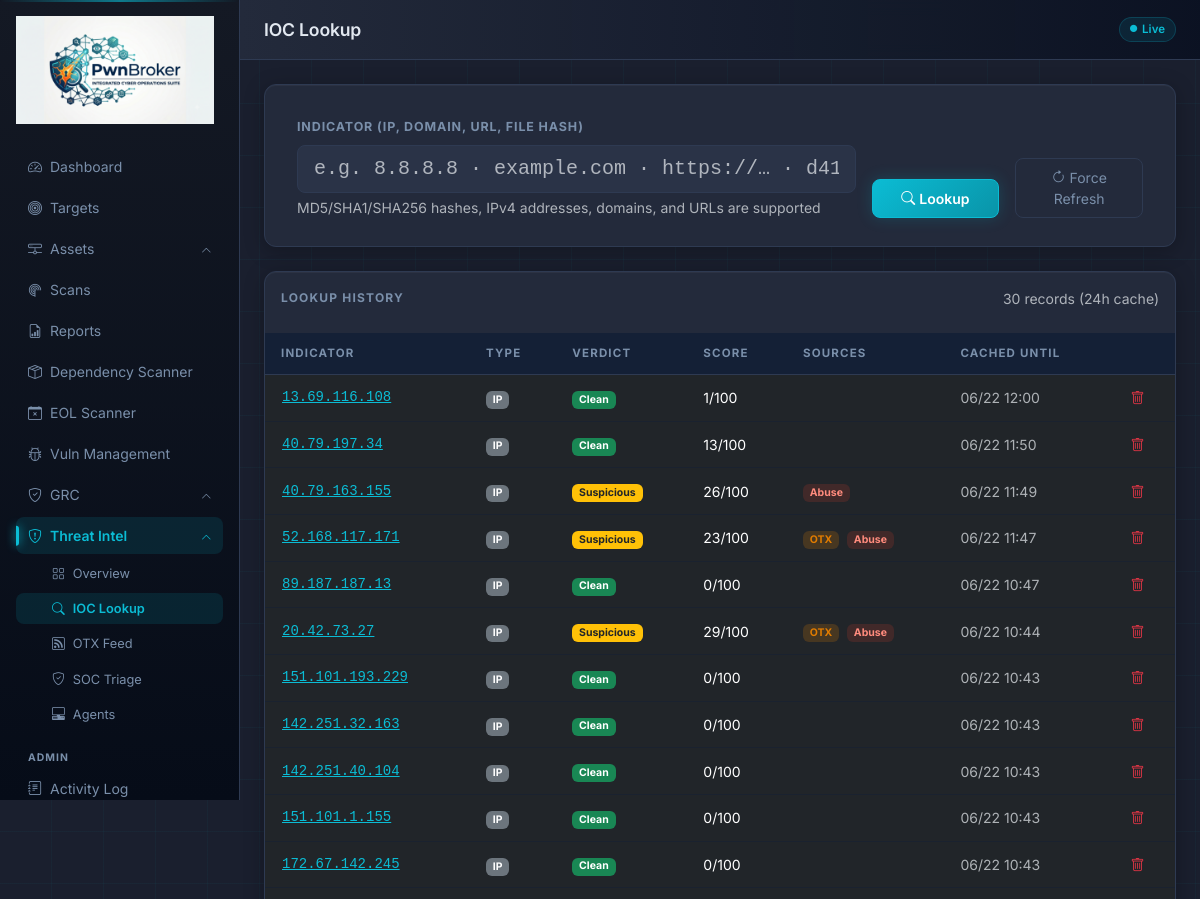
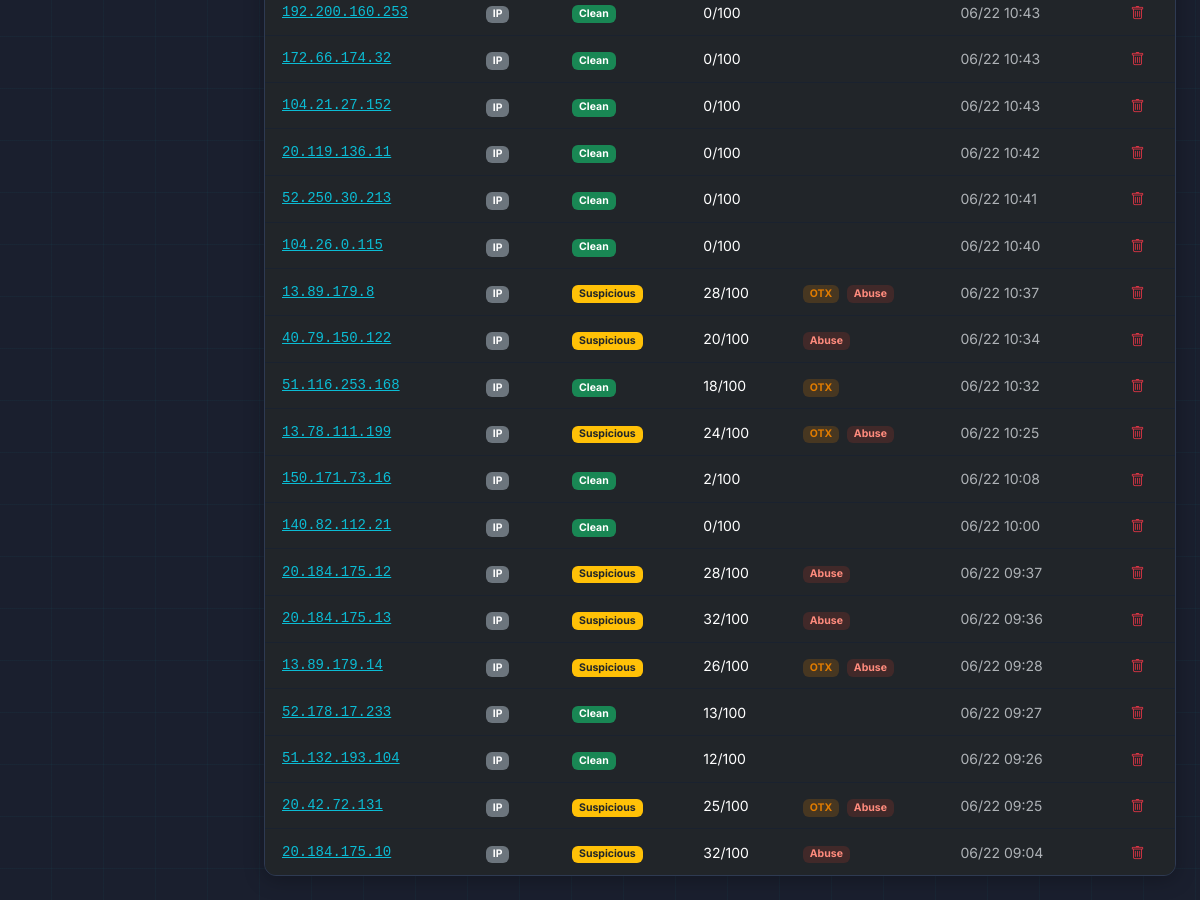
The app's page /threat/lookup (signed in), older data (2 pictures, top to bottom).
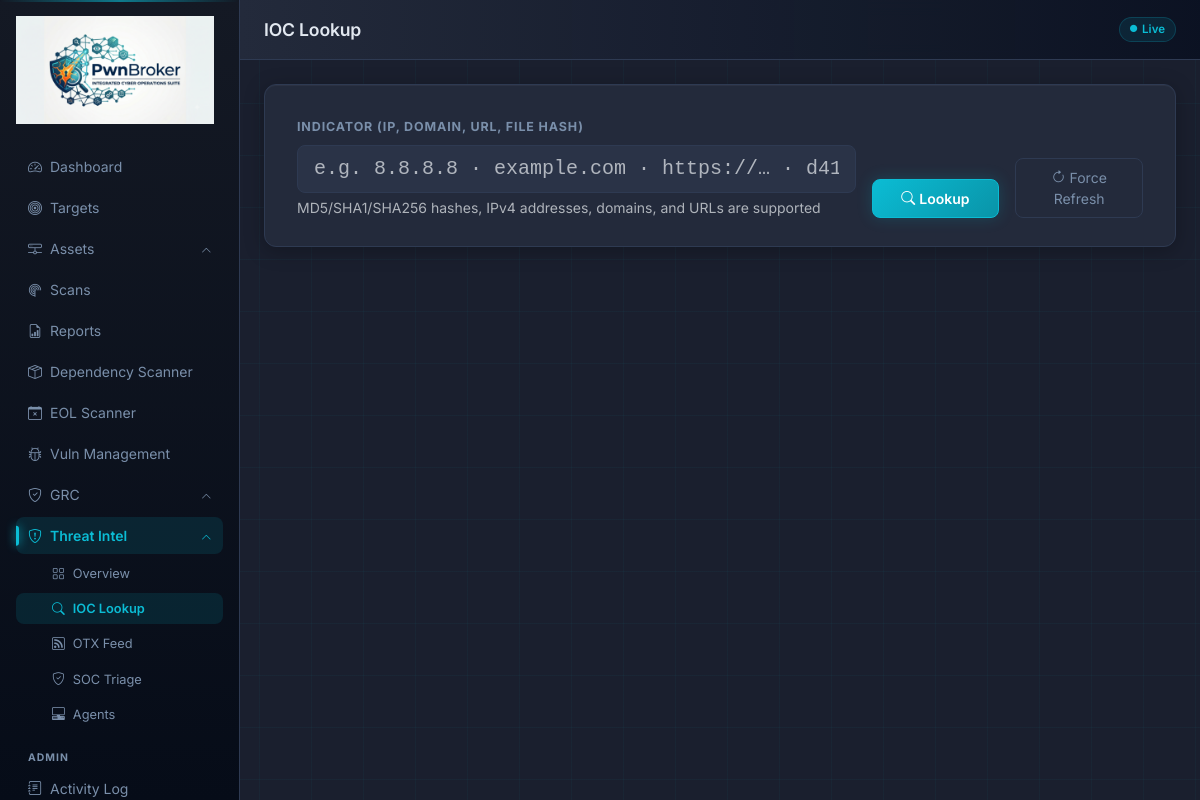
The same page, newer data.
### app/models.py (models this page shows)
class IOCRecord(db.Model):
    __tablename__    = "ioc_records"
    id               = db.Column(db.Integer, primary_key=True)
    indicator        = db.Column(db.String(512), index=True, nullable=False)
    ioc_type         = db.Column(db.String(50))    # ip | domain | url | hash
    threat_score     = db.Column(db.Integer, default=0)
    verdict          = db.Column(db.String(20))    # clean | suspicious | malicious | unknown
    otx_result       = db.Column(db.Text)
    vt_result        = db.Column(db.Text)
    abuseipdb_result = db.Column(db.Text)
    looked_up_by     = db.Column(db.Integer, db.ForeignKey("users.id"), nullable=True)
    created_at       = db.Column(db.DateTime, default=lambda: datetime.now(timezone.utc))
    expires_at       = db.Column(db.DateTime)

class TimeConfig(db.Model):
    __tablename__ = "time_config"
    id         = db.Column(db.Integer, primary_key=True)
    timezone   = db.Column(db.String(64),  default="UTC")
    ntp_server = db.Column(db.String(256), default="pool.ntp.org")
    updated_at = db.Column(db.DateTime, default=lambda: datetime.now(timezone.utc))

### app/routes/threat.py (the view, shortened to what this page needs)
@threat_bp.route("/lookup", methods=["GET", "POST"])
@login_required
def lookup():
    result    = None
    error     = None
    indicator = ""
    history = IOCRecord.query.order_by(IOCRecord.created_at.desc()).limit(30).all()
    return render_template("threat/lookup.html",
                           result=result, indicator=indicator,
                           history=history, error=error)

### app/models.py (called while the page is built)
    @property
    def is_admin(self):
        return self.role == "admin"

### app/templates/threat/lookup.html (shortened to what this page needs)
{% extends "base.html" %}
{% block page_title %}IOC Lookup{% endblock %}
{% block content %}
<div class="form-card mb-4">
  <form method="POST">
    <div class="row g-3 align-items-end">
      <div class="col-lg-8">
        <label class="form-label">Indicator (IP, Domain, URL, File Hash)</label>
        <input type="text" name="indicator" class="form-control form-control-lg font-monospace"
               value="{{ indicator }}" placeholder="e.g. 8.8.8.8 · example.com · https://… · d41d8cd98f00…"
               required autofocus>
        <div class="form-text">MD5/SHA1/SHA256 hashes, IPv4 addresses, domains, and URLs are supported</div>
      </div>
      <div class="col-lg-2">
        <button type="submit" class="btn btn-primary w-100 py-2">
          <i class="bi bi-search me-1"></i>Lookup
        </button>
      </div>
      <div class="col-lg-2">
        <button type="submit" name="force" value="1" class="btn btn-outline-secondary w-100 py-2">
          <i class="bi bi-arrow-clockwise me-1"></i>Force Refresh
        </button>
      </div>
    </div>
  </form>
</div>
{% if history %}
<div class="data-table">
  <div class="section-header px-3 pt-3 pb-2">
    <span class="section-title">Lookup History</span>
    <span class="text-muted small">{{ history|length }} records (24h cache)</span>
  </div>
  <table class="table table-dark table-hover mb-0">
    <thead>
      <tr>
        <th>Indicator</th>
        <th>Type</th>
        <th>Verdict</th>
        <th>Score</th>
        <th>Sources</th>
        <th>Cached Until</th>
        <th></th>
      </tr>
    </thead>
    <tbody>
      {% for rec in history %}
      <tr>
        <td class="font-monospace small">
          <button class="btn btn-link btn-sm p-0 text-start font-monospace"
                  style="color:var(--accent)"
                  onclick="document.querySelector('[name=indicator]').value='{{ rec.indicator }}'; document.querySelector('form').submit()">
            {{ rec.indicator[:50] }}{% if rec.indicator|length > 50 %}…{% endif %}
          </button>
        </td>
        <td><span class="badge bg-secondary text-uppercase" style="font-size:0.65rem">{{ rec.ioc_type }}</span></td>
        <td>
          {% if rec.verdict == "malicious" %}<span class="badge bg-danger">Malicious</span>
          {% elif rec.verdict == "suspicious" %}<span class="badge bg-warning text-dark">Suspicious</span>
          {% elif rec.verdict == "clean" %}<span class="badge bg-success">Clean</span>
          {% else %}<span class="badge bg-secondary">Unknown</span>{% endif %}
        </td>
        <td class="small">{{ rec.threat_score }}/100</td>
        <td class="small text-muted">
          {% if rec.otx_result %}{% set _o = rec.otx_result | fromjson %}{% if _o.verdict in ('suspicious','malicious') %}<span class="badge me-1" style="background:rgba(225,124,0,0.2);color:#e17c00">OTX</span>{% endif %}{% endif %}
          {% if rec.abuseipdb_result %}{% set _a = rec.abuseipdb_result | fromjson %}{% if _a.verdict in ('suspicious','malicious') %}<span class="badge" style="background:rgba(192,57,43,0.2);color:#ff8b7d">Abuse</span>{% endif %}{% endif %}
        </td>
        <td class="text-muted small">{{ rec.expires_at | localdt('%m/%d %H:%M') if rec.expires_at else '—' }}</td>
        <td>
          {% if current_user.is_admin %}
          <form method="POST" action="{{ url_for('threat.ioc_delete', ioc_id=rec.id) }}"
                onsubmit="return confirm('Delete this IOC record?')">
            <button type="submit" class="btn btn-sm btn-link text-danger p-0">
              <i class="bi bi-trash"></i>
            </button>
          </form>
          {% endif %}
        </td>
      </tr>
      {% endfor %}
    </tbody>
  </table>
</div>
{% endif %}
{% endblock %}

Row changes from the older to the newer data that the page shows:
removed IOCRecord: indicator "13.69.116.108", ioc_type "IP", verdict "Clean", threat_score "1", expires_at|localdt "06/22 12:00"
removed IOCRecord: indicator "40.79.197.34", ioc_type "IP", verdict "Clean", threat_score "13", expires_at|localdt "06/22 11:50"
removed IOCRecord: indicator "40.79.163.155", ioc_type "IP", verdict "Suspicious", threat_score "26", shows "Abuse", expires_at|localdt "06/22 11:49"
removed IOCRecord: indicator "52.168.117.171", ioc_type "IP", verdict "Suspicious", threat_score "23", shows "OTX", shows "Abuse", expires_at|localdt "06/22 11:47"
removed IOCRecord: indicator "89.187.187.13", ioc_type "IP", verdict "Clean", threat_score "0", expires_at|localdt "06/22 10:47"
removed IOCRecord: indicator "20.42.73.27", ioc_type "IP", verdict "Suspicious", threat_score "29", shows "OTX", shows "Abuse", expires_at|localdt "06/22 10:44"
removed IOCRecord: indicator "151.101.193.229", ioc_type "IP", verdict "Clean", threat_score "0", expires_at|localdt "06/22 10:43"
removed IOCRecord: indicator "142.251.32.163", ioc_type "IP", verdict "Clean", threat_score "0", expires_at|localdt "06/22 10:43"
removed IOCRecord: indicator "142.251.40.104", ioc_type "IP", verdict "Clean", threat_score "0", expires_at|localdt "06/22 10:43"
removed IOCRecord: indicator "151.101.1.155", ioc_type "IP", verdict "Clean", threat_score "0", expires_at|localdt "06/22 10:43"
removed IOCRecord: indicator "172.67.142.245", ioc_type "IP", verdict "Clean", threat_score "0", expires_at|localdt "06/22 10:43"
removed IOCRecord: indicator "192.200.160.253", ioc_type "IP", verdict "Clean", threat_score "0", expires_at|localdt "06/22 10:43"
removed IOCRecord: indicator "172.66.174.32", ioc_type "IP", verdict "Clean", threat_score "0", expires_at|localdt "06/22 10:43"
removed IOCRecord: indicator "104.21.27.152", ioc_type "IP", verdict "Clean", threat_score "0", expires_at|localdt "06/22 10:43"
removed IOCRecord: indicator "20.119.136.11", ioc_type "IP", verdict "Clean", threat_score "0", expires_at|localdt "06/22 10:42"
removed IOCRecord: indicator "52.250.30.213", ioc_type "IP", verdict "Clean", threat_score "0", expires_at|localdt "06/22 10:41"
removed IOCRecord: indicator "104.26.0.115", ioc_type "IP", verdict "Clean", threat_score "0", expires_at|localdt "06/22 10:40"
removed IOCRecord: indicator "13.89.179.8", ioc_type "IP", verdict "Suspicious", threat_score "28", shows "OTX", shows "Abuse", expires_at|localdt "06/22 10:37"
removed IOCRecord: indicator "40.79.150.122", ioc_type "IP", verdict "Suspicious", threat_score "20", shows "Abuse", expires_at|localdt "06/22 10:34"
removed IOCRecord: indicator "51.116.253.168", ioc_type "IP", verdict "Clean", threat_score "18", shows "OTX", expires_at|localdt "06/22 10:32"
removed IOCRecord: indicator "13.78.111.199", ioc_type "IP", verdict "Suspicious", threat_score "24", shows "OTX", shows "Abuse", expires_at|localdt "06/22 10:25"
removed IOCRecord: indicator "150.171.73.16", ioc_type "IP", verdict "Clean", threat_score "2", expires_at|localdt "06/22 10:08"
removed IOCRecord: indicator "140.82.112.21", ioc_type "IP", verdict "Clean", threat_score "0", expires_at|localdt "06/22 10:00"
removed IOCRecord: indicator "20.184.175.12", ioc_type "IP", verdict "Suspicious", threat_score "28", shows "Abuse", expires_at|localdt "06/22 09:37"
removed IOCRecord: indicator "20.184.175.13", ioc_type "IP", verdict "Suspicious", threat_score "32", shows "Abuse", expires_at|localdt "06/22 09:36"
removed IOCRecord: indicator "13.89.179.14", ioc_type "IP", verdict "Suspicious", threat_score "26", shows "OTX", shows "Abuse", expires_at|localdt "06/22 09:28"
removed IOCRecord: indicator "52.178.17.233", ioc_type "IP", verdict "Clean", threat_score "13", expires_at|localdt "06/22 09:27"
removed IOCRecord: indicator "51.132.193.104", ioc_type "IP", verdict "Clean", threat_score "12", expires_at|localdt "06/22 09:26"
removed IOCRecord: indicator "20.42.72.131", ioc_type "IP", verdict "Suspicious", threat_score "25", shows "OTX", shows "Abuse", expires_at|localdt "06/22 09:25"
removed IOCRecord: indicator "20.184.175.10", ioc_type "IP", verdict "Suspicious", threat_score "32", shows "Abuse", expires_at|localdt "06/22 09:04"
Text that changed along with them:
{{ history|length }}: "30" → (not shown)
text no longer shown: "LOOKUP HISTORY records (24h cache) INDICATOR TYPE VERDICT SCORE SOURCES CACHED UNTIL"
